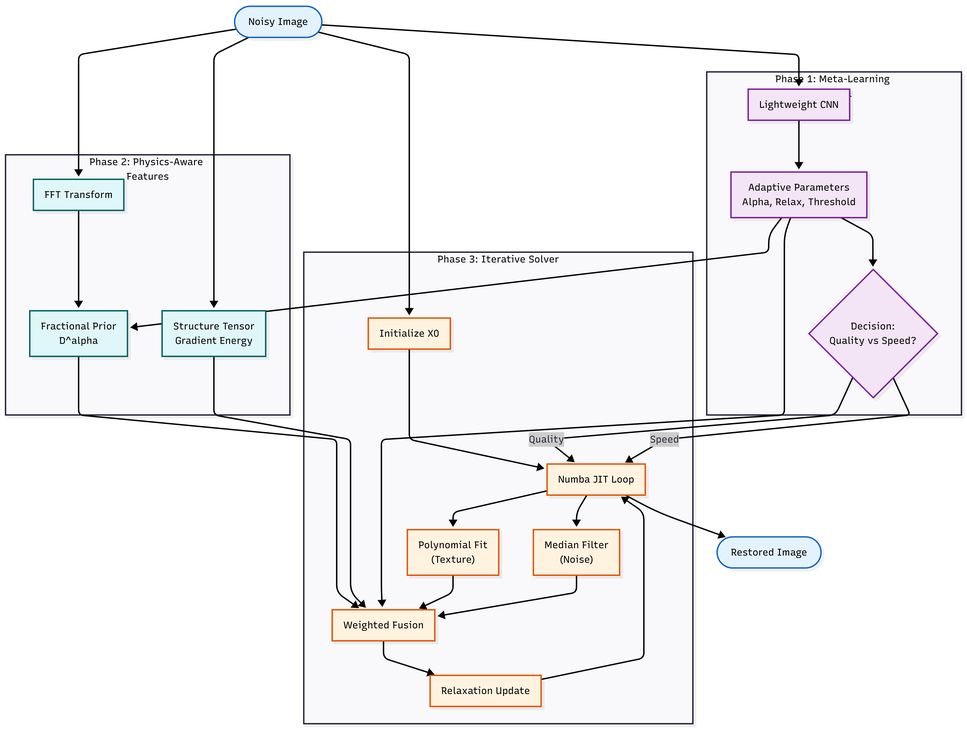
#> input picture Adaptive CNN FFT Pipeline.png, 967 x 730 px, shrunk from 6981 x 5273 before the run
$ python -i features.py   (imports and definitions only)   (older library calls are emulated)
#> lines starting #> are read from the running program, lines starting #| are printed output that depends on the picture
#> further down, picture is the input picture: shape (730, 967, 3); mean B, G, R 244.8, 243.7, 244.3
import numpy as np
import cv2
from scipy.ndimage import median_filter

class FeatureExtractor:
    def __init__(self):
        self.cache = {}

    def get_fractional_prior(self, img, alpha=1.3):
        """FFT-based Fractional Derivative Response."""
        h, w = img.shape
        key = (h, w, alpha)
        if key not in self.cache:
            fx = np.fft.fftfreq(h).reshape(-1, 1)
            fy = np.fft.fftfreq(w).reshape(1, -1)
            mag = np.sqrt(fx**2 + fy**2)
            self.cache[key] = np.power(np.maximum(mag, 1e-8), alpha)

        fft_img = np.fft.fft2(img.astype(np.float32))
        response = np.fft.ifft2(fft_img * self.cache[key]).real
        return (response - response.min()) / (response.max() - response.min() + 1e-8)

    def extract_all(self, img, alpha=1.3):
#> called with alpha = 1.3
        img_f = img.astype(np.float32)

        # 1. Intensity & Local Variance
        mean = cv2.GaussianBlur(img_f, (3,3), 0.5)
        variance = (img_f - mean)**2
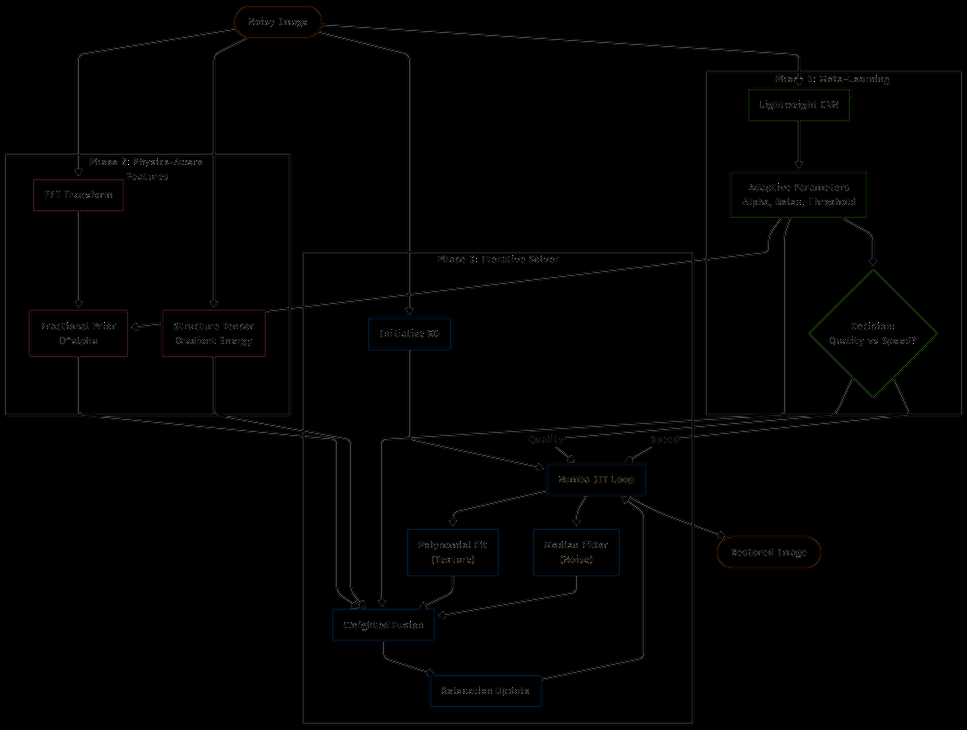
#> variance: shape (730, 967, 3) float32; mean B, G, R 41.1, 43.5, 41.6; drawn with min black and max white
        variance = cv2.GaussianBlur(variance, (5,5), 1.0)
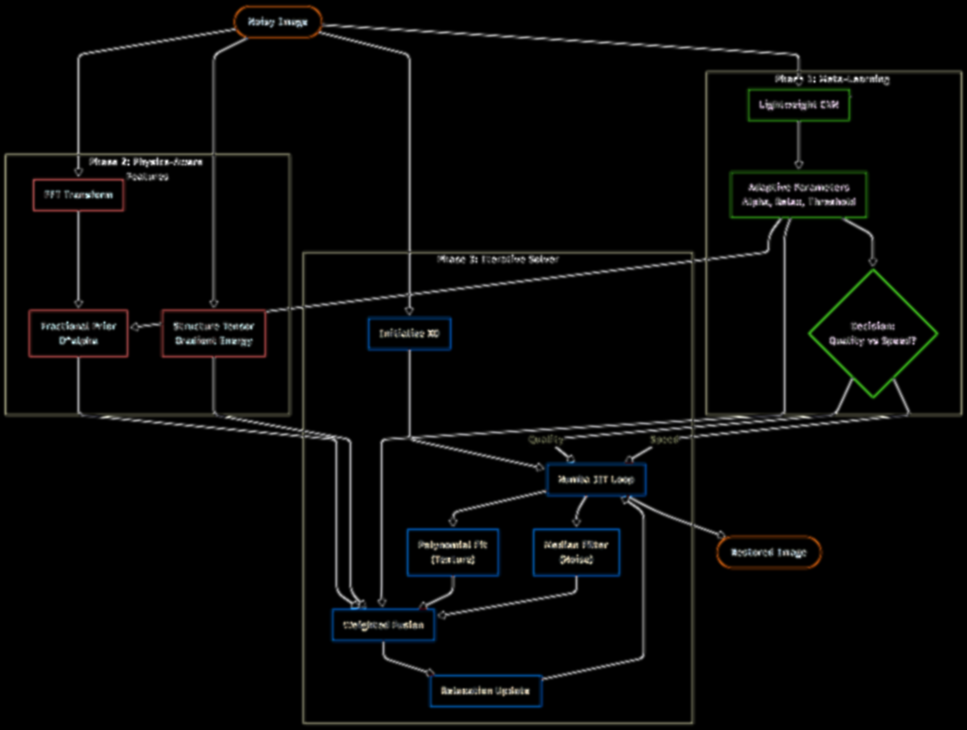
#> variance: shape (730, 967, 3) float32; mean B, G, R 41.1, 43.5, 41.6; drawn with min black and max white
        variance = variance / (variance.max() + 1e-8)

        # 2. Structure Tensor (Gradient)
        gx = cv2.Sobel(img_f, cv2.CV_32F, 1, 0)
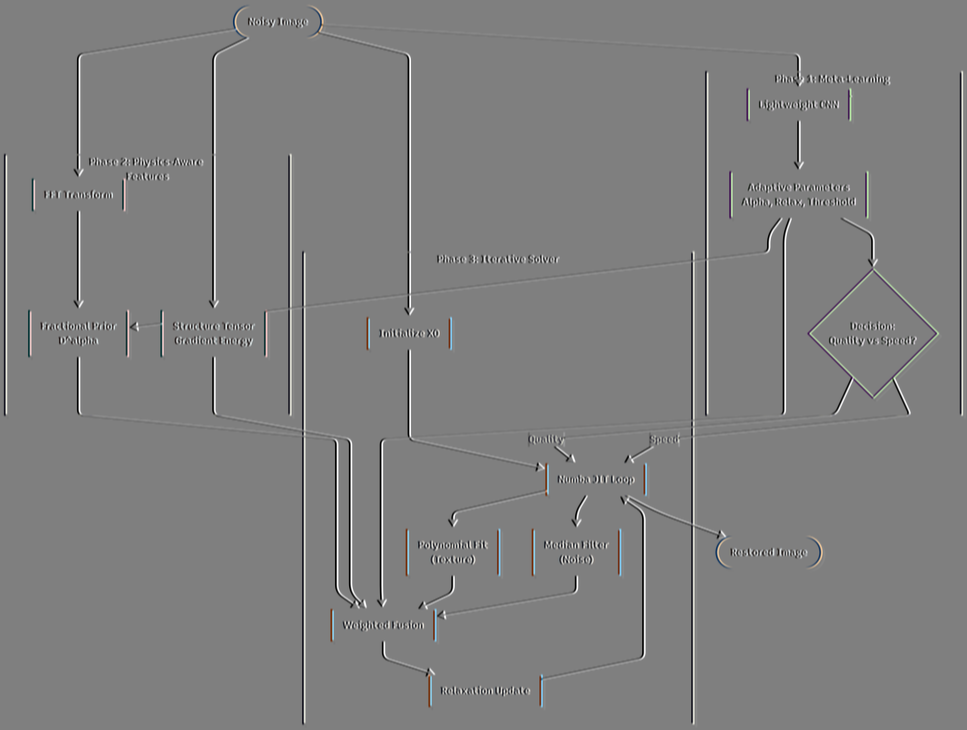
#> gx: shape (730, 967, 3) float32; mean B, G, R 0, 0, 0; drawn with min black and max white
        gy = cv2.Sobel(img_f, cv2.CV_32F, 0, 1)
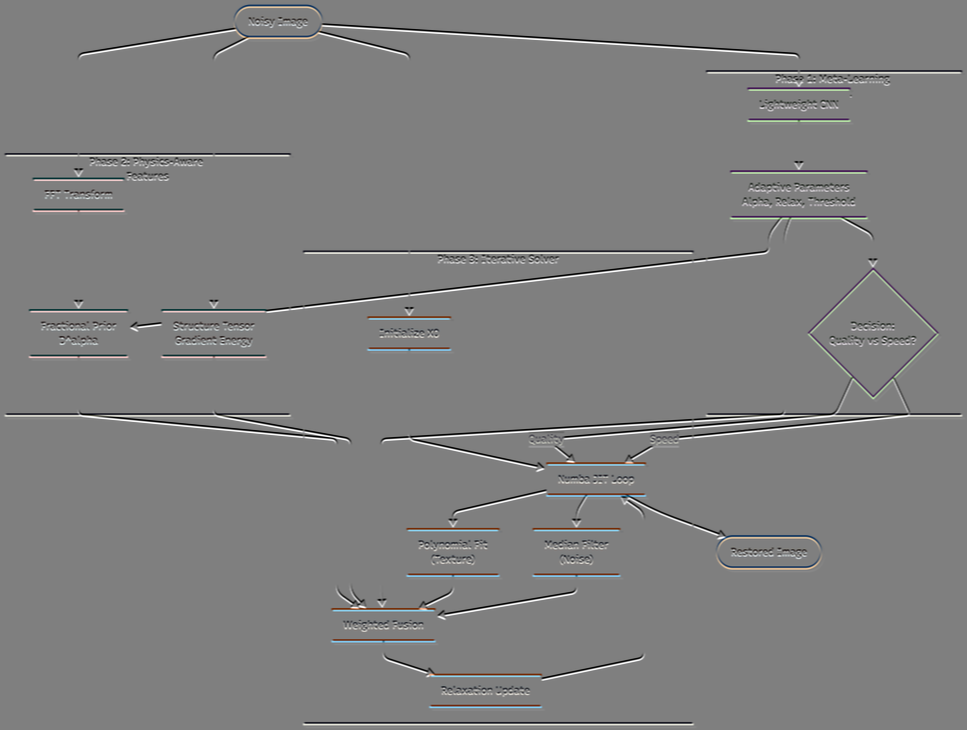
#> gy: shape (730, 967, 3) float32; mean B, G, R 0, 0, 0; drawn with min black and max white
        edge = np.sqrt(gx**2 + gy**2)
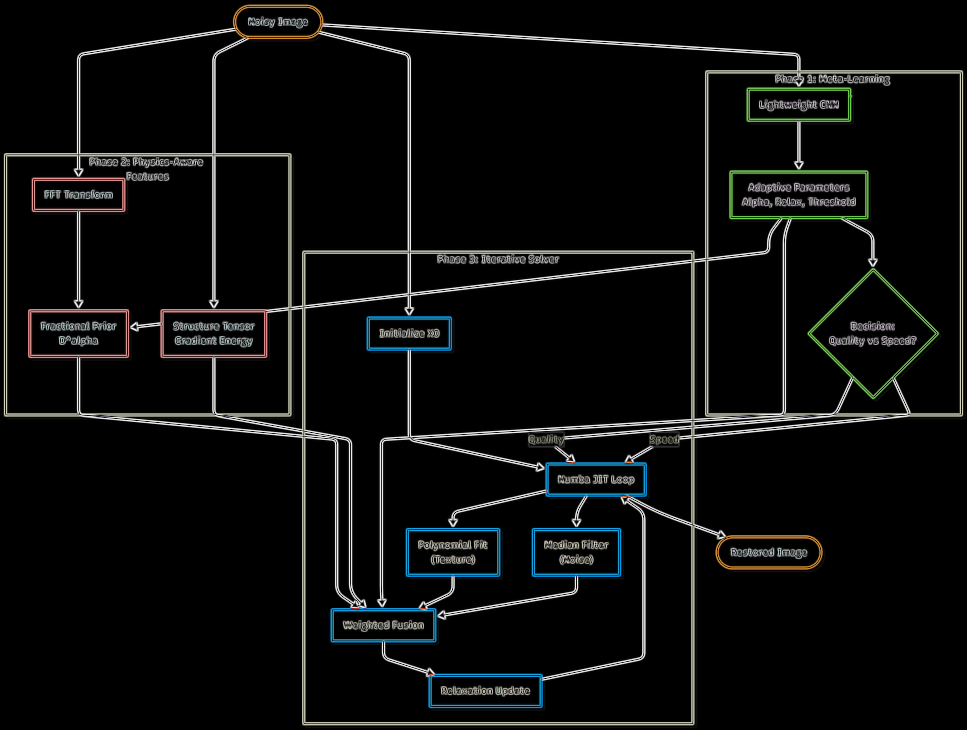
#> edge: shape (730, 967, 3) float32; mean B, G, R 54.1, 56.5, 53.1; drawn with min black and max white
        edge = edge / (edge.max() + 1e-8)

        # 3. Fractional Prior
        frac = self.get_fractional_prior(img_f, alpha)

        return {
            "intensity": img_f / 255.0,
            "edge": edge,
            "variance": variance,
            "fractional": frac
        }

>>> import cv2
>>> picture = cv2.imread('../Adaptive CNN FFT Pipeline.png')
#> (the run stopped early here; a loop or call above may not have finished)
